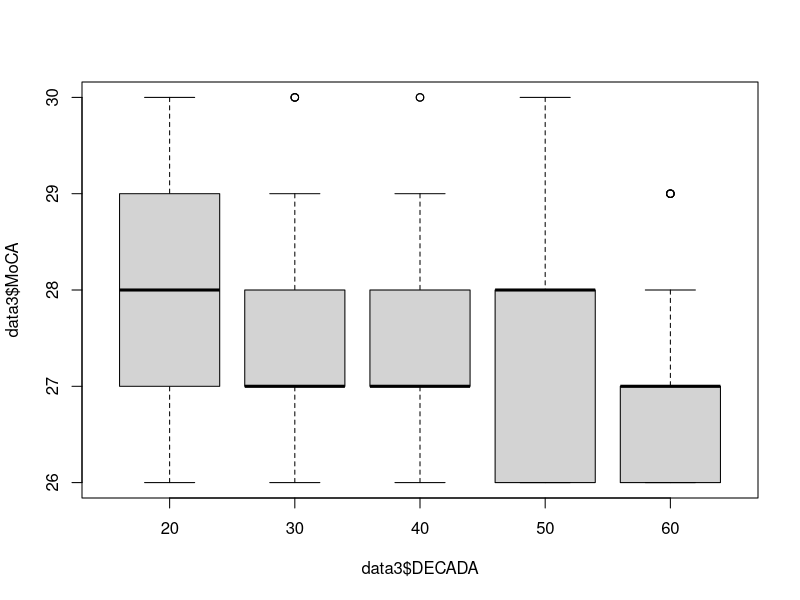
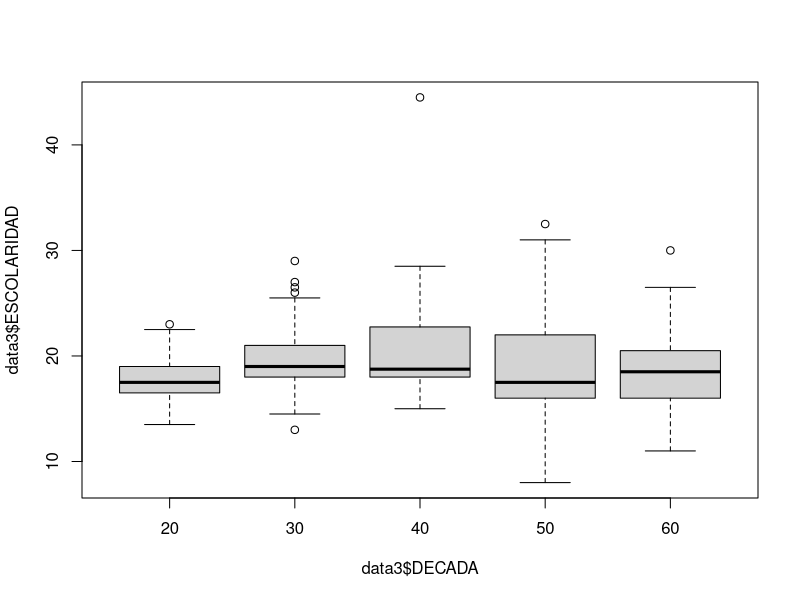
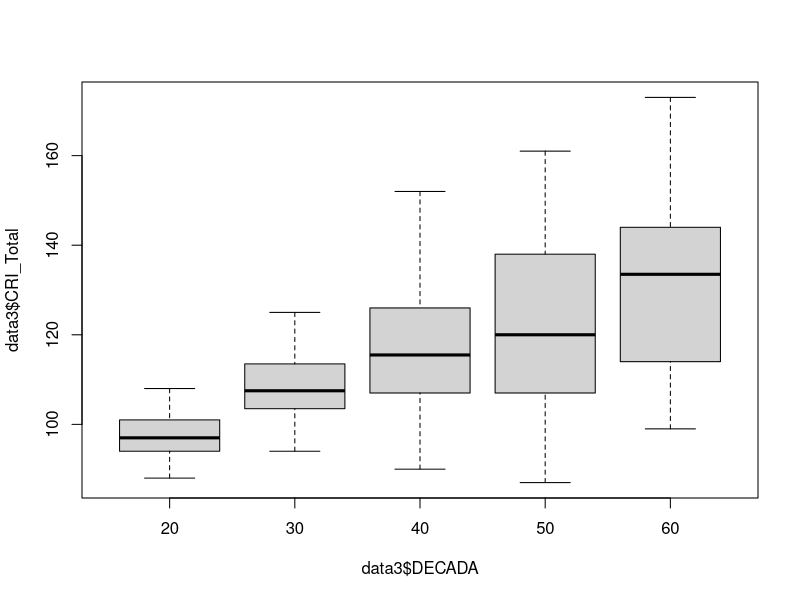
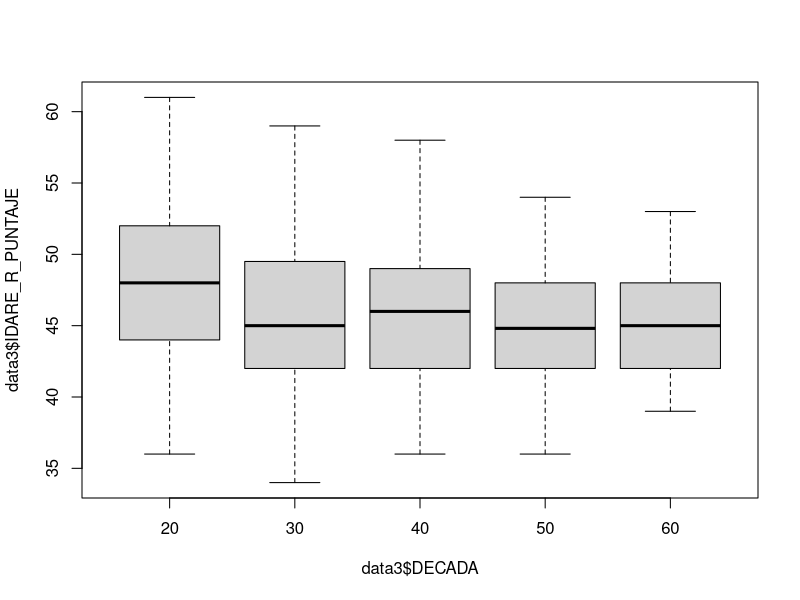
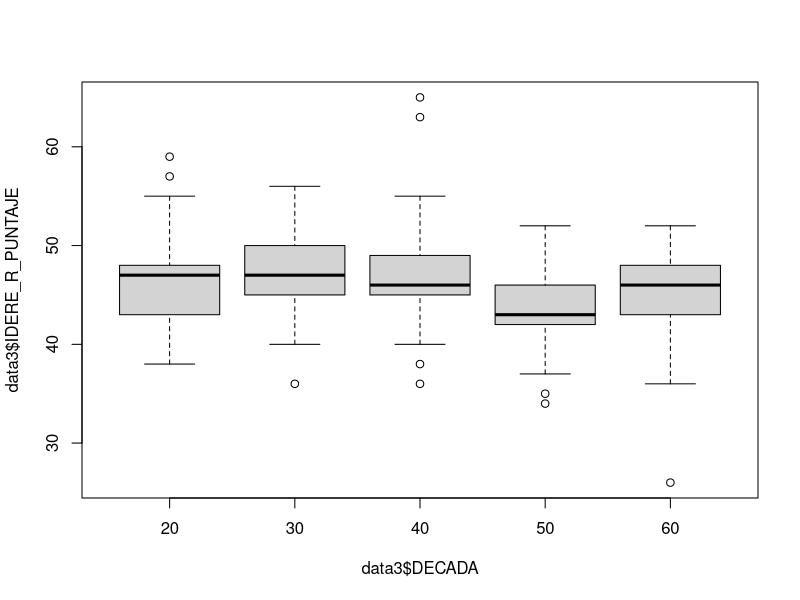
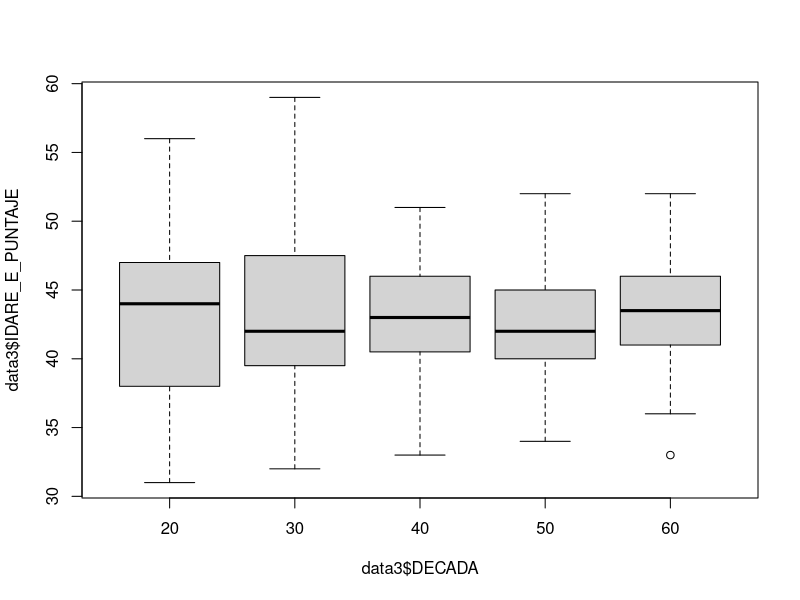
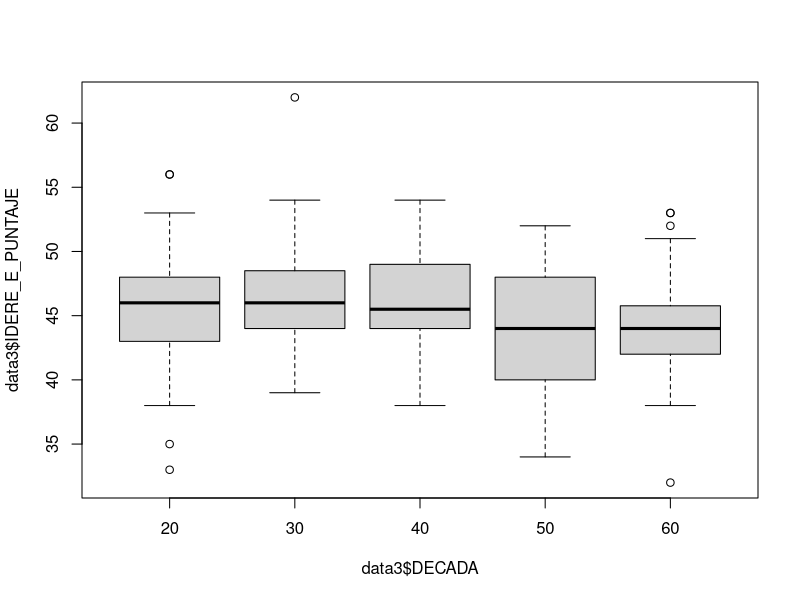
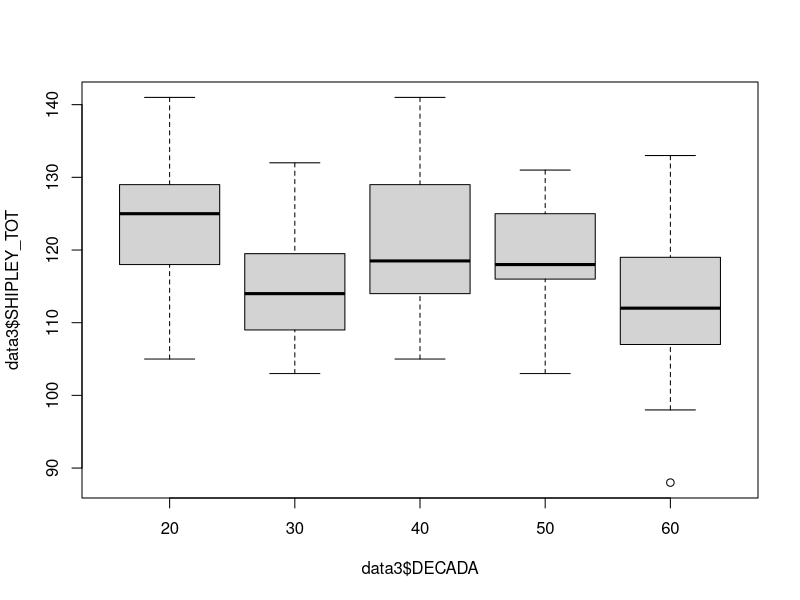

Write R code to recreate these figures, in order.
library(plotrix)
library(readxl)
library(rstatix)
library(tidyverse)


data3 <- read_xlsx("Demograficos.xlsx",sheet = "All_Def")


data3$DECADA <- as.factor(data3$DECADA)
data3$ESCOLARIDAD <-as.numeric(data3$ESCOLARIDAD)
data3$IDARE_R_PUNTAJE <-as.numeric(data3$IDARE_R_PUNTAJE)
data3$IDERE_R_PUNTAJE <-as.numeric(data3$IDERE_R_PUNTAJE)
data3$IDARE_E_PUNTAJE <-as.numeric(data3$IDARE_E_PUNTAJE)
data3$IDERE_E_PUNTAJE <-as.numeric(data3$IDERE_E_PUNTAJE)
data3$SHIPLEY_TOT <-as.numeric(data3$SHIPLEY_TOT)
data3$MoCA <-as.numeric(data3$MoCA)
data3$CRI_Total <-as.numeric(data3$CRI_Total)

boxplot(data3$MoCA~data3$DECADA)
boxplot(data3$ESCOLARIDAD~data3$DECADA)
boxplot(data3$CRI_Total~data3$DECADA)
boxplot(data3$IDARE_R_PUNTAJE~data3$DECADA)
boxplot(data3$IDERE_R_PUNTAJE~data3$DECADA)
boxplot(data3$IDARE_E_PUNTAJE~data3$DECADA)
boxplot(data3$IDERE_E_PUNTAJE~data3$DECADA)
boxplot(data3$SHIPLEY_TOT~data3$DECADA)

anova_test(SHIPLEY_TOT~DECADA, data=data3)
anova_test(CRI_Total~DECADA, data=data3)
anova_test(ESCOLARIDAD~DECADA, data=data3)
anova_test(ESCOLARIDAD~DECADA, data=data3)%>%
  tukey_hsd()%>%
  filter(p.adj < 0.05)%>%
  View()
anova_test(EDAD~DECADA, data=data3)

kruskal_test(MoCA~DECADA, data=data3)
kruskal_test(IDARE_R_PUNTAJE~DECADA, data=data3)
kruskal_test(IDERE_R_PUNTAJE~DECADA, data=data3)
kruskal_test(IDARE_E_PUNTAJE~DECADA, data=data3)
kruskal_test(IDERE_E_PUNTAJE~DECADA, data=data3)


decadas<-c("20","30","40","50","60")


for (i in decadas) {
  bases<- filter(data3,DECADA== i)
  print(i) 
  std.error(bases$SHIPLEY_TOT)  %>%
  print()
  std.error(bases$ESCOLARIDAD)  %>%
  print()
  std.error(bases$CRI_Total)  %>%
  print()
  range(bases$MoCA) %>%
  print()
  std.error(bases$EDAD) %>%
  print()
  range(bases$IDARE_R_PUNTAJE, na.rm = T) %>%
  print()
  range(bases$IDERE_R_PUNTAJE, na.rm = T) %>%
  print()
  range(bases$IDARE_E_PUNTAJE, na.rm = T) %>%
  print()
  range(bases$IDERE_E_PUNTAJE, na.rm = T) %>%
  print()
 #print(bases) 
}
 
for (i in decadas) {
  bases<- filter(data3,DECADA== i)
  print(i) 
  mean(bases$SHIPLEY_TOT)  %>%
    print()
  mean(bases$ESCOLARIDAD)  %>%
    print()
  mean(bases$CRI_Total)  %>%
    print()
  median(bases$MoCA) %>%
    print()
  mean(bases$EDAD) %>%
    print()
  median(bases$IDARE_R_PUNTAJE, na.rm = T) %>%
    print()
  median(bases$IDERE_R_PUNTAJE, na.rm = T) %>%
    print()
  median(bases$IDARE_E_PUNTAJE, na.rm = T) %>%
    print()
  median(bases$IDERE_E_PUNTAJE, na.rm = T) %>%
    print()
  #print(bases) 
}





